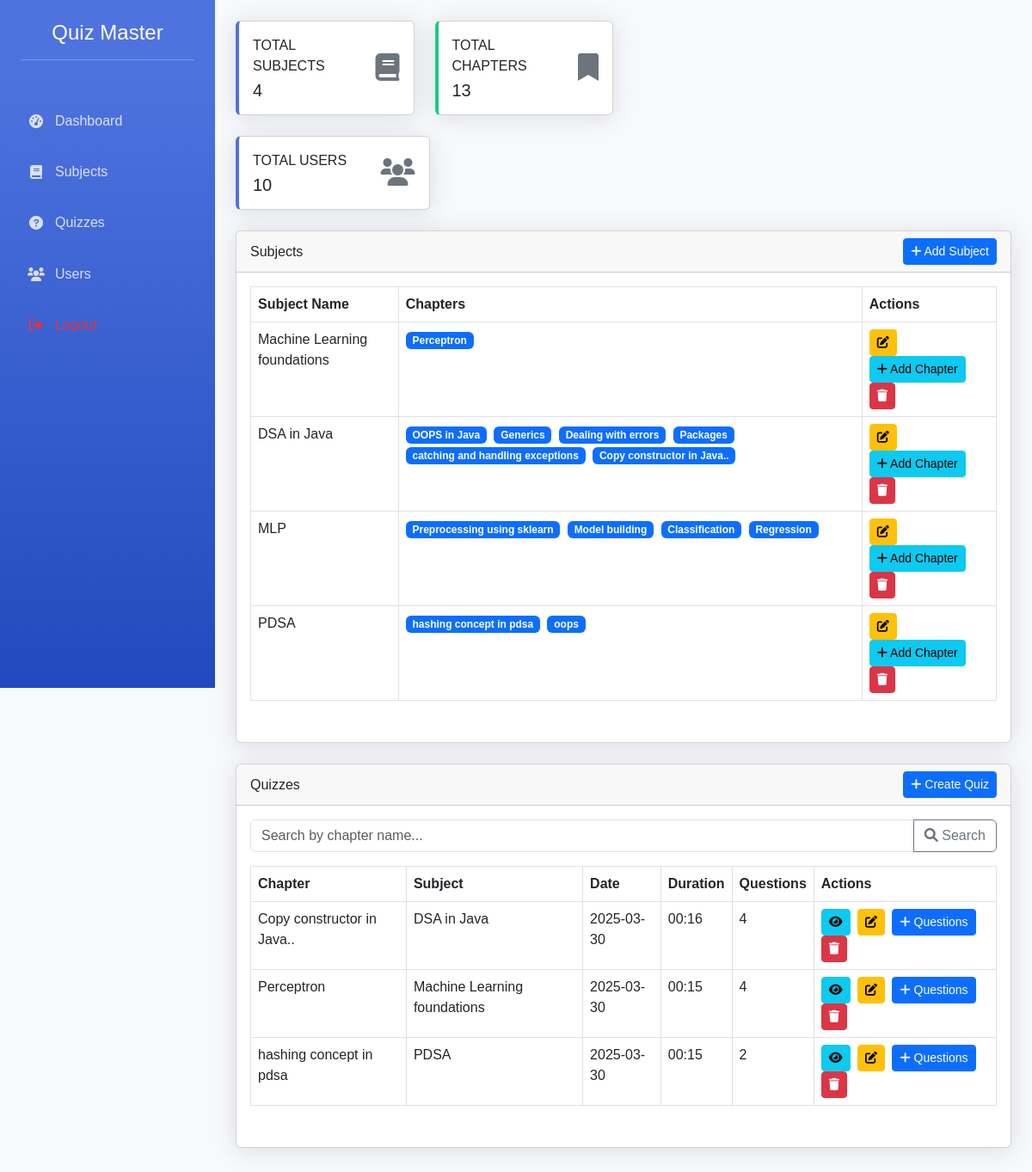
The page /admin_dashboard (signed in) on the database its author committed.
### models.py (models this page shows)
class Subject(db.Model):
    __tablename__ = 'subjects'
    id = db.Column(db.Integer, primary_key=True)
    name = db.Column(db.String(100), nullable=False)
    desc = db.Column(db.String(200), nullable=False)
    chapters = db.relationship('Chapter', backref='subject', lazy=True, cascade='all, delete-orphan')

class Chapter(db.Model):
    __tablename__ = 'chapters'
    id = db.Column(db.Integer, primary_key=True)
    name = db.Column(db.String(100), nullable=False)
    subject_id = db.Column(db.Integer, db.ForeignKey('subjects.id'), nullable=False)
    questions = db.relationship('Question', backref='chapter', lazy=True, cascade='all, delete-orphan')
    quizzes = db.relationship('Quiz', backref='chapter', lazy=True, cascade='all, delete-orphan')

class Quiz(db.Model):
    __tablename__ = 'quizzes'
    id = db.Column(db.Integer, primary_key=True)
    chapter_id = db.Column(db.Integer, db.ForeignKey('chapters.id'), nullable=False)
    date_of_quiz = db.Column(db.DateTime, default=datetime.utcnow)
    time_duration = db.Column(db.String(10))
    questions = db.relationship('QuizQuestion', backref='quiz', lazy=True,cascade='all, delete-orphan')
    attempts = db.relationship('QuizAttempt', backref='quiz', lazy=True, cascade='all, delete-orphan')

### controllers/default_controllers.py (the view)
@app.route('/admin_dashboard')
def admin_dashboard():
    if 'admin_name' in session:
        subjects = Subject.query.all()
        chapters = Chapter.query.all()
        questions = Question.query.all()
        users = User.query.all()
        quizzes = Quiz.query.all()
        quiz_search = request.args.get('quiz_search', '')
        if quiz_search:
            filtered_quizzes = []
            for quiz in quizzes:
                chapter = Chapter.query.get(quiz.chapter_id)
                if chapter and quiz_search.lower() in chapter.name.lower():
                    filtered_quizzes.append(quiz)
        else:
            filtered_quizzes = quizzes
        if session.get('first_admin_login'):
            flash('Admin login successful! Welcome to the admin dashboard.', 'success')
            session['first_admin_login'] = False
        return render_template('admin_dashboard.html',
                              subjects=subjects,
                              questions=questions,
                              chapters=chapters,
                              users=users,
                              quizzes=quizzes,
                              filtered_quizzes=filtered_quizzes,
                              quiz_search=quiz_search)
    else:
        flash('You need to log in first.', 'warning')
        return redirect(url_for('home'))

### templates/admin_dashboard.html (shortened to what this page needs)
<!DOCTYPE html>
<html lang="en">
<head>
    <link href="https://cdn.jsdelivr.net/npm/bootstrap@5.3.0-alpha1/dist/css/bootstrap.min.css" rel="stylesheet">
    <link href="https://cdnjs.cloudflare.com/ajax/libs/font-awesome/6.0.0/css/all.min.css" rel="stylesheet">
</head>
<body>
    <div class="sidebar">
        <div class="p-4">
            <h4 class="text-center">Quiz Master</h4>
            <hr class="bg-white">
        </div>
        <nav>
            <a href="#dashboard" class="nav-link active">
                <i class="fas fa-fw fa-tachometer-alt"></i>
                Dashboard
            </a>
            <a href="#subjects" class="nav-link">
                <i class="fas fa-fw fa-book"></i>
                Subjects
            </a>
            <a href="#quizzes" class="nav-link">
                <i class="fas fa-fw fa-question-circle"></i>
                Quizzes
            </a>
            <a href="{{ url_for('manage_users') }}" class="nav-link">
                <i class="fas fa-fw fa-users"></i>
                Users
            </a>
            <a href="{{ url_for('logout') }}" class="nav-link text-danger">
                <i class="fas fa-fw fa-sign-out-alt"></i>
            </a>
        </nav>
    </div>
    <div class="main-content">
        <div class="row">
            <div class="col-xl-3 col-md-6">
                <div class="card stats-card primary">
                    <div class="card-body">
                        <div class="row align-items-center">
                            <div class="col">
                                <div class="text-xs text-uppercase mb-1">Total Subjects</div>
                                <div class="h5 mb-0">{{ subjects|length }}</div>
                            </div>
                            <div class="col-auto">
                                <i class="fas fa-book fa-2x text-secondary"></i>
                            </div>
                        </div>
                    </div>
                </div>
            </div>
            <div class="col-xl-3 col-md-6">
                <div class="card stats-card success">
                    <div class="card-body">
                        <div class="row align-items-center">
                            <div class="col">
                                <div class="text-xs text-uppercase mb-1">Total Chapters</div>
                                <div class="h5 mb-0">{{ chapters|length }}</div>
                            </div>
                            <div class="col-auto">
                                <i class="fas fa-bookmark fa-2x text-secondary"></i>
                            </div>
                        </div>
                    </div>
                </div>
            </div>
        </div>
        <div class="col-xl-3 col-md-6">
            <div class="card stats-card primary">
                <div class="card-body">
                    <div class="row align-items-center">
                        <div class="col">
                            <div class="text-xs text-uppercase mb-1">Total Users</div>
                            <div class="h5 mb-0">{{ users|length }}</div>
                        </div>
                        <div class="col-auto">
                            <i class="fas fa-users fa-2x text-secondary"></i>
                        </div>
                    </div>
                </div>
            </div>
        </div>
        <div class="card" id="subjects">
            <div class="card-header d-flex justify-content-between align-items-center">
                <h6 class="m-0 font-weight-bold">Subjects</h6>
                <a href="{{ url_for('add_subject') }}" class="btn btn-primary btn-sm">
                    <i class="fas fa-plus"></i> Add Subject
                </a>
            </div>
            <div class="card-body">
                <div class="table-responsive">
                    <table class="table table-bordered">
                        <thead>
                            <tr>
                                <th>Subject Name</th>
                                <th>Chapters</th>
                                <th>Actions</th>
                            </tr>
                        </thead>
                        <tbody>
                            {% for subject in subjects %}
                            <tr>
                                <td>{{ subject.name }}</td>
                                <td>
                                    {% for chapter in chapters %}
                                        {% if chapter.subject_id == subject.id %}
                                            <span class="badge bg-primary me-1">{{ chapter.name }}</span>
                                        {% endif %}
                                    {% endfor %}
                                </td>
                                <td class="action-buttons">
                                    <a href="{{ url_for('edit_subject', subject_id=subject.id) }}" class="btn btn-warning btn-sm">
                                        <i class="fas fa-edit"></i>
                                    </a>
                                    <a href="{{ url_for('add_chapter', subject_id=subject.id) }}" class="btn btn-info btn-sm">
                                        <i class="fas fa-plus"></i> Add Chapter
                                    </a>
                                    <a href="{{ url_for('delete_subject', subject_id=subject.id) }}" class="btn btn-danger btn-sm" onclick="return confirm('Are you sure you want to delete this subject?')">
                                        <i class="fas fa-trash"></i>
                                    </a>
                                </td>
                            </tr>
                            {% endfor %}
                        </tbody>
                    </table>
                </div>
            </div>
        </div>
        <div class="card" id="quizzes">
            <div class="card-header d-flex justify-content-between align-items-center">
                <h6 class="m-0 font-weight-bold">Quizzes</h6>
                <a href="{{ url_for('create_quiz') }}" class="btn btn-primary btn-sm">
                    <i class="fas fa-plus"></i> Create Quiz
                </a>
            </div>
            <div class="card-body">
                <div class="mb-3">
                    <form action="{{ url_for('admin_dashboard') }}" method="GET">
                        <div class="input-group">
                            <input type="text" class="form-control" name="quiz_search" placeholder="Search by chapter name..." value="{{ request.args.get('quiz_search', '') }}">
                            <button class="btn btn-outline-secondary" type="submit">
                                <i class="fas fa-search"></i> Search
                            </button>
                        </div>
                    </form>
                </div>
                <div class="table-responsive">
                    <table class="table table-bordered">
                        <thead>
                            <tr>
                                <th>Chapter</th>
                                <th>Subject</th>
                                <th>Date</th>
                                <th>Duration</th>
                                <th>Questions</th>
                                <th>Actions</th>
                            </tr>
                        </thead>
                        <tbody>
                            {% for quiz in filtered_quizzes %}
                            <tr>
                                <td>
                                    {{ quiz.chapter.name }}
                                </td>
                                <td>
                                    {{ quiz.chapter.subject.name }}
                                </td>
                                <td>{{ quiz.date_of_quiz.strftime('%Y-%m-%d') if quiz.date_of_quiz else "N/A" }}</td>
                                <td>{{ quiz.time_duration if quiz.time_duration else "N/A" }}</td>
                                <td>
                                    {{ quiz.chapter.questions | length }}
                                </td>
                                <td class="action-buttons">
                                    <a href="{{ url_for('view_quiz', quiz_id=quiz.id) }}" class="btn btn-info btn-sm">
                                        <i class="fas fa-eye"></i>
                                    </a>
                                    <a href="{{ url_for('edit_quiz', quiz_id=quiz.id) }}" class="btn btn-warning btn-sm">
                                        <i class="fas fa-edit"></i>
                                    </a>
                                    <a href="{{ url_for('add_quiz_questions', quiz_id=quiz.id) }}" class="btn btn-primary btn-sm">
                                        <i class="fas fa-plus"></i> Questions
                                    </a>
                                    <a href="{{ url_for('delete_quiz', quiz_id=quiz.id) }}" class="btn btn-danger btn-sm" onclick="return confirm('Are you sure you want to delete this quiz?')">
                                        <i class="fas fa-trash"></i>
                                    </a>
                                </td>
                            </tr>
                            {% endfor %}
                        </tbody>
                    </table>
                </div>
            </div>
        </div>
</body>
</html>

### templates/admin_dashboard.html (style rules this page uses)
:root { --primary-color: #4e73df; --secondary-color: #858796; --success-color: #1cc88a; }
body { font-family: 'Nunito', sans-serif; background-color: #f8f9fc; }
.sidebar { min-height: 100vh; background: linear-gradient(180deg, var(--primary-color) 10%, #224abe 100%); color: white; position: fixed; width: 250px; }
.sidebar .nav-link { color: rgba(255,255,255,.8); padding: 1rem; margin: 0.2rem 1rem; border-radius: 0.35rem; display: flex; align-items: center; }
.sidebar .nav-link i { margin-right: 0.75rem; }
.main-content { margin-left: 250px; padding: 1.5rem; }
.stats-card { border-left: 4px solid; margin-bottom: 1.5rem; }
.stats-card.primary { border-left-color: var(--primary-color); }
.stats-card.success { border-left-color: var(--success-color); }
.card { box-shadow: 0 0.15rem 1.75rem 0 rgba(58,59,69,.15); margin-bottom: 1.5rem; }
.table-responsive { margin-bottom: 1rem; }
.action-buttons .btn { padding: 0.25rem 0.5rem; font-size: 0.875rem; margin-right: 0.25rem; }

### rows shown on the page
Subject: name "Machine Learning foundations"
Chapter: name "Perceptron"
Subject: name "DSA in Java"
Chapter: name "OOPS in Java"
Chapter: name "Generics"
Chapter: name "Dealing with errors"
Chapter: name "Packages"
Chapter: name "catching and handling exceptions"
Chapter: name "Copy constructor in Java.."
Subject: name "MLP"
Chapter: name "Preprocessing using sklearn"
Chapter: name "Model building"
Chapter: name "Classification"
Chapter: name "Regression"
Subject: name "PDSA"
Chapter: name "hashing concept in pdsa"
Chapter: name "oops"
Quiz: chapter.name "Copy constructor in Java..", chapter.subject.name "DSA in Java", date_of_quiz "2025-03-30", time_duration "00:16", chapter.questions|length "4"
Quiz: chapter.name "Perceptron", chapter.subject.name "Machine Learning foundations", date_of_quiz "2025-03-30", time_duration "00:15", chapter.questions|length "4"
Quiz: chapter.name "hashing concept in pdsa", chapter.subject.name "PDSA", date_of_quiz "2025-03-30", time_duration "00:15", chapter.questions|length "2"

### other values the page prints
{{ subjects|length }} "4"
{{ chapters|length }} "13"
{{ users|length }} "10"
